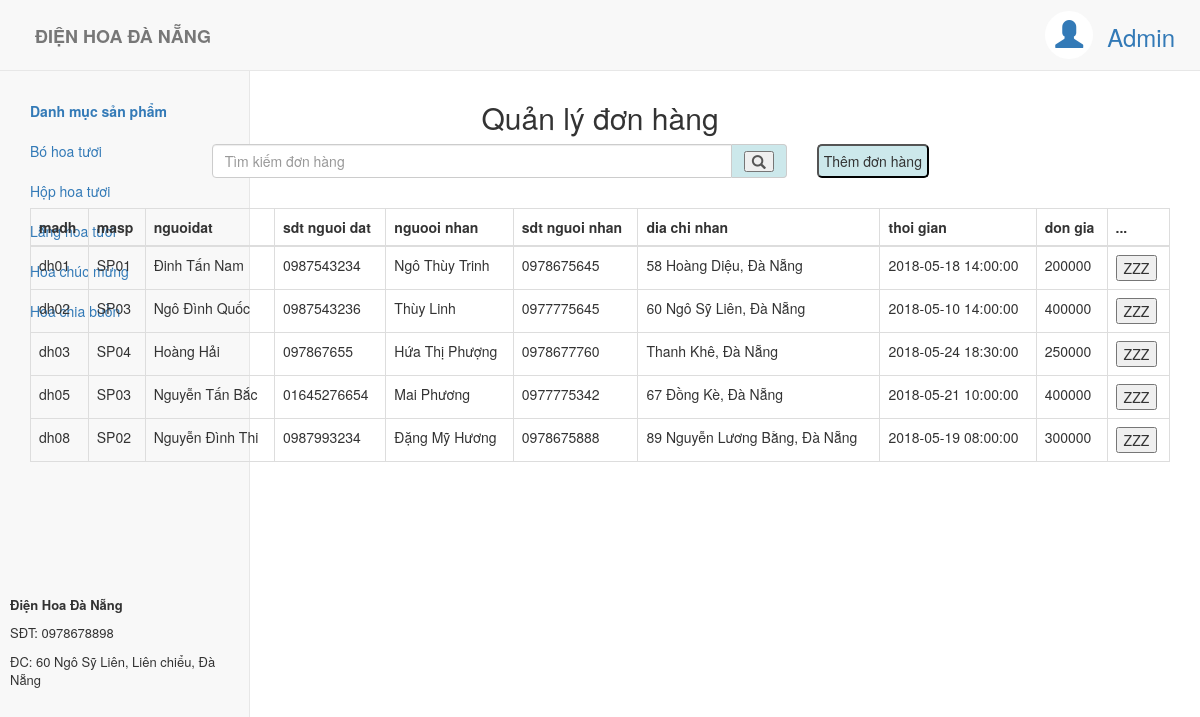
The page /giaodien.php on the database its author committed.
### tables this page shows
CREATE TABLE IF NOT EXISTS `donhang` (
  `madh` varchar(20) NOT NULL,
  `masp` varchar(20) NOT NULL,
  `nguoidat` text NOT NULL,
  `sdtnguoidat` text NOT NULL,
  `nguoinhan` text NOT NULL,
  `sdtnguoinhan` text NOT NULL,
  `diachinhan` text NOT NULL,
  `thoigian` datetime NOT NULL,
  `dongia` text NOT NULL
);

### abc.php (the view, shortened to what this page needs)
<?php
		$conn= mysqli_connect("localhost", "root", "");
		mysqli_query($conn, "SET NAMES UTF8");
	 	mysqli_select_db($conn, "dienhoa");
		$query="SELECT * from donhang where sdtnguoinhan like '%0%'";
	 	$result= mysqli_query($conn, $query);
	 	if(mysqli_num_rows($result)>0){
			  echo "<table class='table table-bordered'>";
			    echo "<thead>";
			      echo "<tr>";
			 		echo "<th>madh</th>";
			 		echo "<th>masp</th>";
			 		echo "<th>nguoidat</th>";
			 		echo "<th>sdt nguoi dat</th>";
			 		echo "<th>nguooi nhan</th>";
			 		echo "<th>sdt  nguoi nhan</th>";
			 		echo "<th>dia chi nhan</th>";
			 		echo "<th>thoi gian</th>";
			 		echo "<th>don gia</th>";
			 		echo "<th>...</th>";
			 		echo "</tr>";
			    echo "</thead>";
			   echo "<tbody>";
			      while ($row= mysqli_fetch_assoc($result)) {
			 			echo "<tr>";
			 			echo "<td>" . $row["madh"] . "</td>";
			 			echo "<td>" . $row["masp"] . "</td>";
			 			echo "<td>" . $row["nguoidat"] . "</td>";
			 			echo "<td>" . $row["sdtnguoidat"] . "</td>";
			 			echo "<td>" . $row["nguoinhan"] . "</td>";
			 			echo "<td>" . $row["sdtnguoinhan"] . "</td>";
			 			echo "<td>" . $row["diachinhan"] . "</td>";
			 			echo "<td>" . $row["thoigian"] . "</td>";
			 			echo "<td>" . $row["dongia"] . "</td>";
						 echo "<td><button onclick='chiTiet()'>ZZZ</button></td>";
			 			echo "</tr>";
			 		}
			    echo "</tbody>";
			  echo "</table>";
			}else{
				echo "NO";
			}
	 ?>

### rows shown on the page
donhang: madh "dh01", masp "SP01", nguoidat "Đinh Tấn Nam", sdtnguoidat "0987543234", nguoinhan "Ngô Thùy Trinh", sdtnguoinhan "0978675645", diachinhan "58 Hoàng Diệu, Đà Nẵng", thoigian "2018-05-18 14:00:00", dongia "200000"
donhang: madh "dh02", masp "SP03", nguoidat "Ngô Đình Quốc", sdtnguoidat "0987543236", nguoinhan "Thùy Linh", sdtnguoinhan "0977775645", diachinhan "60 Ngô Sỹ Liên, Đà Nẵng", thoigian "2018-05-10 14:00:00", dongia "400000"
donhang: madh "dh03", masp "SP04", nguoidat "Hoàng Hải", sdtnguoidat "097867655", nguoinhan "Hứa Thị Phượng", sdtnguoinhan "0978677760", diachinhan "Thanh Khê, Đà Nẵng", thoigian "2018-05-24 18:30:00", dongia "250000"
donhang: madh "dh05", masp "SP03", nguoidat "Nguyễn Tấn Bắc", sdtnguoidat "01645276654", nguoinhan "Mai Phương", sdtnguoinhan "0977775342", diachinhan "67 Đồng Kè, Đà Nẵng", thoigian "2018-05-21 10:00:00", dongia "400000"
donhang: madh "dh08", masp "SP02", nguoidat "Nguyễn Đình Thi", sdtnguoidat "0987993234", nguoinhan "Đặng Mỹ Hương", sdtnguoinhan "0978675888", diachinhan "89 Nguyễn Lương Bằng, Đà Nẵng", thoigian "2018-05-19 08:00:00", dongia "300000"
